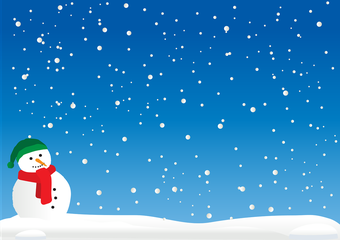
#> input picture 06_CV_영상처리실습자료/cv_images/snowman.png, 340 x 240 px, shrunk from 1280 x 904 before the run, found by its file name
$ jupyter execute '43_에지검출.ipynb'
#> lines starting #> are read from the running program, lines starting #| are printed output that depends on the picture; after the words box and inside, x2 and y2 are one past the last pixel; in counts of white or black regions, pixels touching at a corner belong together
# 이미지 검출(경계선)

pixabay - snowman
https://pixabay.com/ko/vectors/%ed%81%ac%eb%a6%ac%ec%8a%a4%eb%a7%88%ec%8a%a4-%ec%b6%94%ec%9a%b4-%ed%92%8d%ea%b2%bd-%ec%9e%a5%eb%a9%b4-1300089/

## Canny Edge Detection
- 이미지에서 **윤곽선(에지)**를 똑똑하게 찾아주는 아주 중요한 기법
- 컬러이미지에 적용할 경우 내부적으로 회색조로 변경한 후 에지 검출을 수행함.

- Canny Edge Detection 4단계
    - 1️⃣ Noise Reduction (노이즈 제거) : 잡음 때문에 잘못된 엣지를 검출하는 걸 막기 위해 **Gaussian Blur (가우시안 블러링)**을 적용해서 부드럽게 만들기
        ```python
        blur = cv2.GaussianBlur(img, (5,5), 1.4)
        ```
    - 2️⃣ Finding Intensity Gradient (기울기(gradient) 계산) : 밝기가 얼마나 급격하게 변하는지 (밝기 차이) 계산. 변하는 정도(기울기)와 방향(어디로 밝아지는지)을 알아내기 위해 OpenCV 내부에서는 Sobel 연산 사용
        ```python
        Gx = Sobel(blur, 방향=x)  # 수평 기울기
        Gy = Sobel(blur, 방향=y)  # 수직 기울기
        magnitude = sqrt(Gx^2 + Gy^2)  # 전체 기울기 크기
        direction = atan2(Gy, Gx)      # 기울기 방향
        ```
    - 3️⃣ Non-Maximum Suppression (비최대 억제) : 기울기(gradient)가 가장 강한 부분만 살리고, 주변 약한 부분은 지움 => 가장 뾰족한(최고점)만 남겨서 엣지를 가늘게 만들어주는 단계 (최대 크기의 픽셀만 골라내서 에지 픽셀로 설정)


    - 4️⃣ Hysteresis Thresholding (이력 기반 문턱값 처리) : 모든 에지 후보들이 실제 에지인지 아닌지를 결정
        - 조명이나 다른 변수의 영향으로 인해 영상의 그래디언트가 미세하게 변화할 수 있기때문에 픽셀 값이 임계점보다 커지거나 낮아질 수 있는데, 이를 방지하기 위해 두 개의 임계값을 이용함.
        - 강한 엣지는 무조건 엣지로 채택하고, 약한 엣지는 강한 엣지와 연결된 경우에만 엣지로 인정 => 진짜 엣지와 연결된 부분만 살려서 깔끔하게 정리. OpenCV에서는 두 개의 문턱값을 설정
        ```python
        edges = cv2.Canny(img, threshold1=50, threshold2=150)
        ```

- `cv2.Canny(img, threshold1, threshold2)`
    - threshold1 (하위 임계값, minVal): 이 값 이하의 그레이디언트(명암 변화율)를 가진 픽셀은 에지가 아니라고 간주함(에지로 간주되기 위한 최소한의 명암 변화량)

    - threshold2 (상위 임계값, maxVal): 이 값 이상의 그레이디언트를 가진 픽셀은 강한 에지로 간주되며, threshold1과 threshold2 사이의 그레이디언트를 가진 픽셀은 연결된 강한 에지가 존재할 경우에만 에지로 간주함

[cell 1]
import cv2

img_file = '../cv_images/snowman.png'

img = cv2.imread(img_file)
#> img is the input picture: shape (240, 340, 3); mean B, G, R 196.5, 138.8, 54.4
gray = cv2.imread(img_file,cv2.IMREAD_GRAYSCALE)
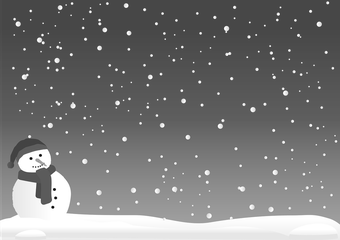
#> gray: shape (240, 340); min 0, max 255, mean 119.7

canny1 = cv2.Canny(img, 150, 200) # 원본이미지, minVal(하위임계값), maxVal(상위임계값)
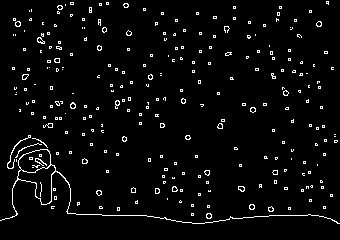
#> canny1: shape (240, 340); 3.8% white in thin lines or dots
canny2 = cv2.Canny(img, 50, 250)  # 코드입력 # 원본이미지, minVal(하위임계값), maxVal(상위임계값) - 100, 250
#> canny2: shape (240, 340); 3.8% white in thin lines or dots

cv2.imshow('img', img)
cv2.imshow('canny1', canny1)
cv2.imshow('canny2', canny2)
cv2.waitKey(0)
cv2.destroyAllWindows()

[cell 2]
import cv2

def empty(pos):
    pass

img = cv2.imread('../cv_images/snowman.png')

name = 'Trackbar'
cv2.namedWindow(name)
cv2.createTrackbar('threshold1', name, 0, 255, empty)
cv2.createTrackbar('threshold2', name, 0, 255, empty)

while True:
    threshold1 = cv2.getTrackbarPos('threshold1', name)
    threshold2 = cv2.getTrackbarPos('threshold2', name)

    canny = cv2.Canny(img, threshold1, threshold2)
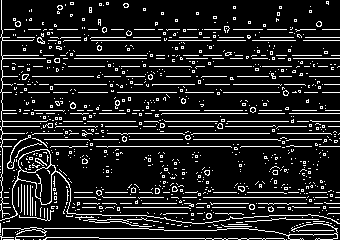
#> canny: shape (240, 340); 13.1% white in thin lines or dots
                    # 대상이미지, minVal(하위임계값), maxVal(상위임계값)

    cv2.imshow('img', img)
    cv2.imshow(name, canny)

    if cv2.waitKey(1) == ord('q'):
#> (key q is pressed here)
        break

cv2.destroyAllWindows()

### > 에지검출 : 가운시안블러 + 케니엣지

[cell 3]
import cv2
import numpy as np
import matplotlib.pyplot as plt

src = cv2.imread('../cv_images/flower.jpg')
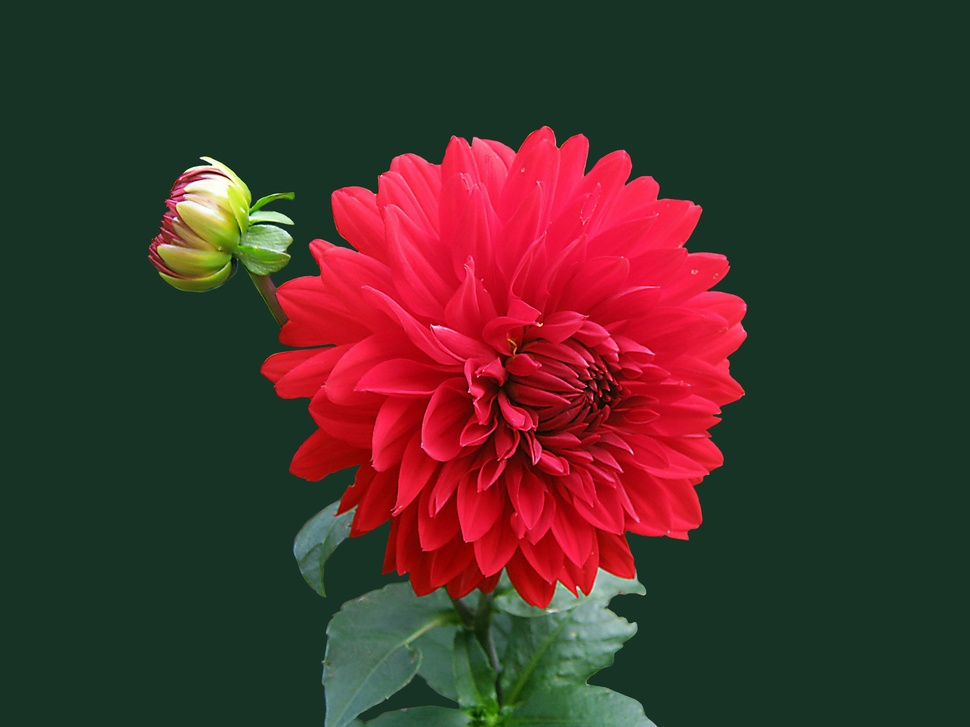
#> input picture 06_CV_영상처리실습자료/cv_images/flower.jpg, 970 x 727 px, shrunk from 3648 x 2736 before the run, found by its file name
#> src is the input picture: shape (727, 970, 3); mean B, G, R 43.1, 50.1, 70.7
src_rgb = cv2.cvtColor(src, cv2.COLOR_BGR2RGB)

med_val = np.median(src)
#> med_val = 37
# 하위 임계값을 0 또는 중앙의 70%로 설정하겠다는 의미이다.
lower = int(max(0, 0.7 * med_val))
#> lower = 25

# 상위 임계값을 130% 또는 255로 설정하겠다.
upper = int(min(255,1.3*med_val))
#> upper = 48

# 임계값을(높은/낮은 값) 만든다음 에지값만 받아내기
dst = cv2.GaussianBlur(src, (3,3), 0, 0)

# 마스크가 클 수록 얇아지고 작을수록 커진다. 에지값이
dst = cv2.Canny(dst,lower, upper,3)
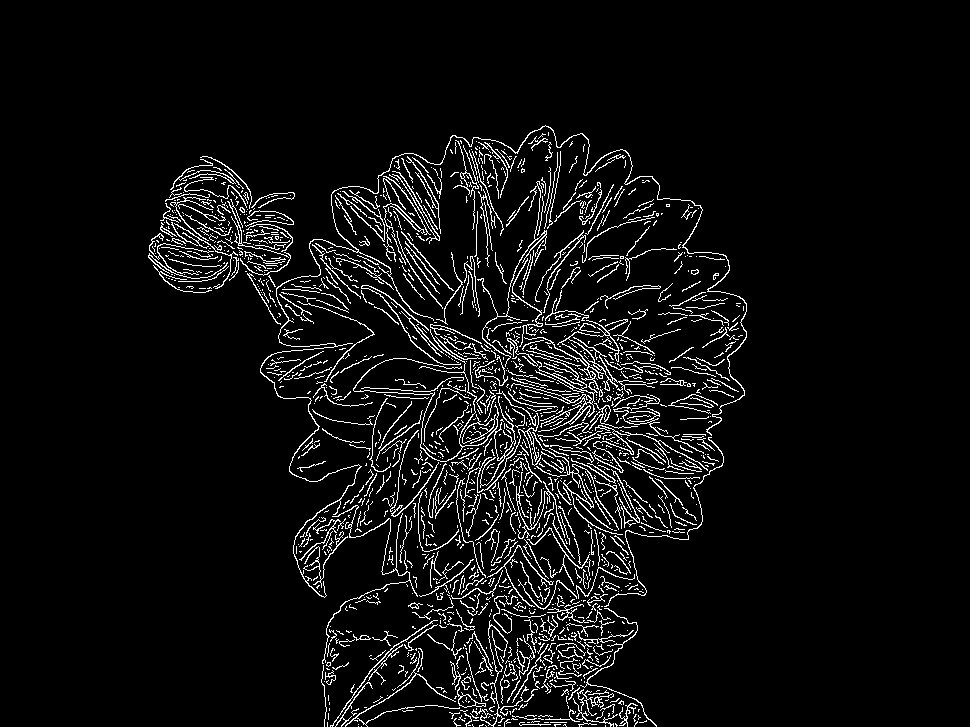
#> dst: shape (727, 970); 5.7% white in thin lines or dots, all inside (x1, y1, x2, y2) = (148, 125, 747, 727)
dst_rgb = cv2.cvtColor(dst, cv2.COLOR_BGR2RGB)


plt.figure(figsize=(12,6))

plt.subplot(1,2,1)
plt.imshow(src_rgb)
plt.title('Original')

plt.subplot(1,2,2)
plt.imshow(dst_rgb, cmap='gray')  # 에지 결과는 흑백이라 cmap을 추가하는 게 보기 좋아요
plt.title('Canny Edge')
plt.show()

# cv2.imshow('dst', dst)
# cv2.waitKey(0)
# cv2.destroyAllWindows()
